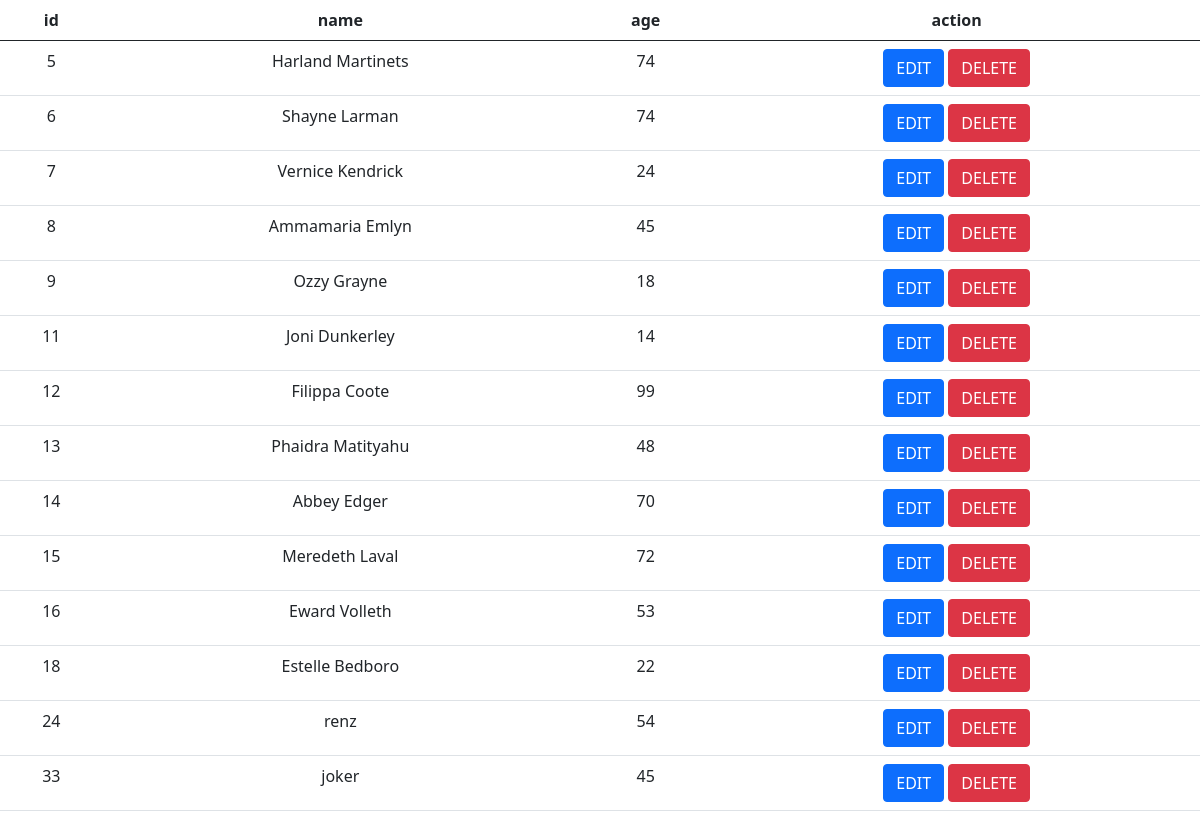
Page /table_search.php on the committed database.
### tables this page shows
CREATE TABLE `person` (
  `id` int(11) NOT NULL,
  `name` varchar(250) NOT NULL,
  `age` varchar(250) NOT NULL
);

### table_search.php (the view, shortened to what this page needs)
<?php
    require "db.php";
    $search = $_POST['search'];
    $q = "SELECT * FROM person WHERE name LIKE '%".$search."%' OR age LIKE '%".$search."%' OR id like '%".$search."%' ";
    $list = $con->query($q);
    $fetch = $list->fetch_assoc();
?>
<!DOCTYPE html>
<html lang="en">
<head>
    <link href="https://cdn.jsdelivr.net/npm/bootstrap@5.0.2/dist/css/bootstrap.min.css" rel="stylesheet">
</head>
<body>
    <table class='table text-center'>
        <thead>
            <tr>
                <th>id</th>
                <th>name</th>
                <th>age</th>
                <th>action</th>
            </tr>
        </thead>
        <tbody>
            <?php if($list->num_rows){ ?>
                <?php do{ ?>
                    <tr>
                        <td><?php echo $fetch['id'] ?></td>
                        <td><?php echo $fetch['name'] ?></td>
                        <td><?php echo $fetch['age'] ?></td>
                        <td>
                            <button class='btn btn-primary'>EDIT</button>
                            <button class='btn btn-danger' id='deleteBtn' value='<?php echo $fetch['id'] ?>'>DELETE</button>
                        </td>
                    </tr>
                <?php }while($fetch = $list->fetch_assoc()) ?>
            <?php }else{ ?>
                <tr>
                    <td colspan='4' >No data</td>
                </tr>
            <?php } ?>
        </tbody>
    </table>
</body>
</html>

### rows in the picture
person: id "5", name "Harland Martinets", age "74"
person: id "6", name "Shayne Larman", age "74"
person: id "7", name "Vernice Kendrick", age "24"
person: id "8", name "Ammamaria Emlyn", age "45"
person: id "9", name "Ozzy Grayne", age "18"
person: id "11", name "Joni Dunkerley", age "14"
person: id "12", name "Filippa Coote", age "99"
person: id "13", name "Phaidra Matityahu", age "48"
person: id "14", name "Abbey Edger", age "70"
person: id "15", name "Meredeth Laval", age "72"
person: id "16", name "Eward Volleth", age "53"
person: id "18", name "Estelle Bedboro", age "22"
person: id "24", name "renz", age "54"
person: id "33", name "joker", age "45"
